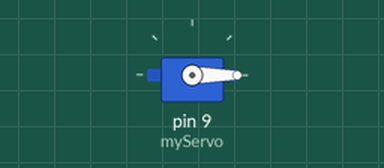
Recording of a sketch running on a simulated Arduino Uno, built with avr-gcc and run on an emulated ATmega328P. Parts: servo.

Above: at 0.05 s.
At 1.05 s:
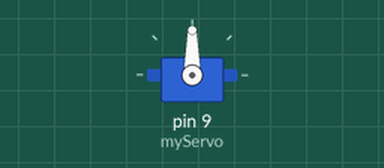
At 2.0 s:
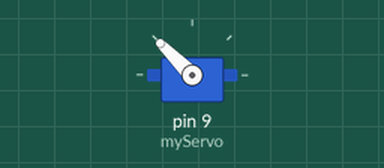
At 4.0 s:
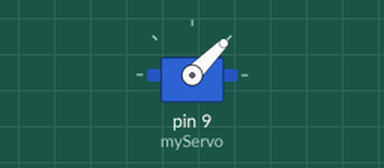
Timing chart, 0 to 5.2 s (numbered marks = the images above):
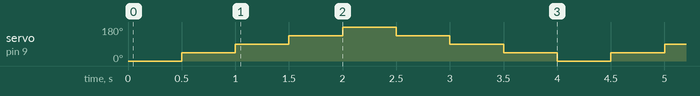

Measured:
- by itself, servo on pin 9 (myServo): repeats every 4.0 s: 90° 0.50 s, 135° 0.50 s, 180° 0.50 s, 135° 0.50 s, 90° 0.50 s, 45° 0.50 s, 0° 0.50 s, 45° 0.50 s

The sketch:

servoTest.ino
```cpp
#include <Servo.h>

Servo myServo;

int const potPin = A0;
int potVal;
int angle;

void setup() {
 myServo.attach(9);
 Serial.begin(9600);
}

void loop() {
  myServo.write(0);
  delay(500);
  myServo.write(45);
  delay(500);
  myServo.write(90);
  delay(500);
  myServo.write(135);
  delay(500);
  myServo.write(180);
  delay(500);
  myServo.write(135);
  delay(500);
  myServo.write(90);
  delay(500);
  myServo.write(45);
  delay(500);
}
```
